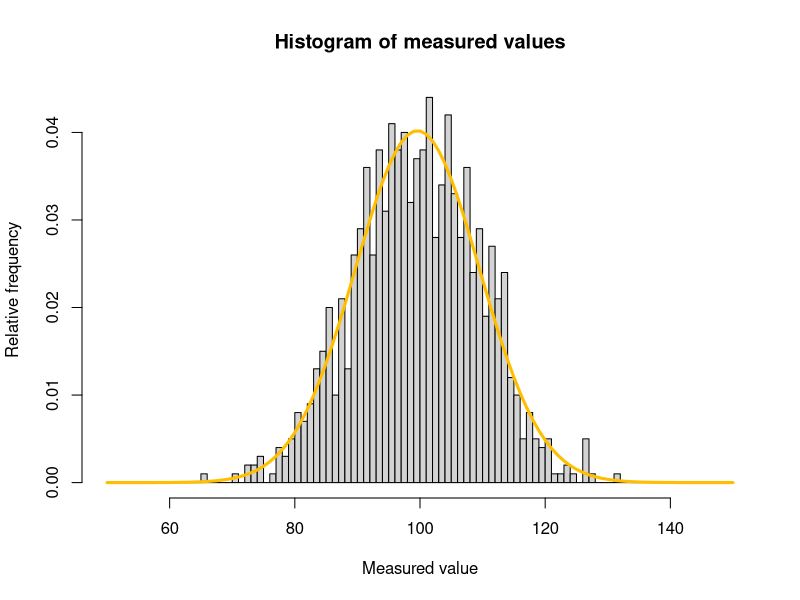

Here is the R script that generated this plot:
# Clear the working memory
rm(list = ls())

# Do a Shapiro-Wilk normality test on data known to follow a normal distribution
shapiro.test(rnorm(1000, mean = 5, sd = 3))
# Possible output:
#
# Shapiro-Wilk normality test
#
# data:  rnorm(1000, mean = 5, sd = 3)
# W = 0.998, p-value = 0.2915

# Do a Shapiro-Wilk normality test on data known to follow a uniform (non-normal) distribution
shapiro.test(runif(1000, min = 2, max = 4))
# Possible output:
# Shapiro-Wilk normality test
#
# data:  runif(1000, min = 2, max = 4)
# W = 0.9499, p-value < 2.2e-16


# Characterics of the normal distrubution
my_mean_expected = 100.0
my_sd_expected = 10.0

# Shapiro-Wilk must have between 3 and 5000 values
n_values = 1000

# Generate the xs, ys
my_ys = rnorm(n_values,my_mean_expected,my_sd_expected)


my_table <- data.frame(cbind(my_ys))
my_table

my_mean <- mean(my_table$my_ys)
my_sd <- sd(my_table$my_ys)

hist(
	my_table$my_ys,
	breaks = seq(50,150,1),
	freq=FALSE,
	main="Histogram of measured values",
	xlab="Measured value",
	ylab="Relative frequency"
)
curve(
	dnorm(x,mean=my_mean,sd=my_sd),
	col=rgb(1.0,0.75,0.0), #Orange
	lwd=3,
	add=TRUE
)

shapiro.test(my_table$my_ys)
# Shapiro-Wilk normality test
# 
# data:  my_table$my_ys_measured
# W = 0.998, p-value = 0.3031

shapiro.test(my_table$my_ys)
# Shapiro-Wilk normality test
# 
# data:  my_table$my_ys_expected
# W = 0.9984, p-value = 0.4669

# Conclusions:
# p: the chance the data follows a normal distribution
# p <  0.05: reject that data does follow a normal distribution
# p >= 0.05: cannot reject that data does follow a normal distribution, 
#            or: 'data probably follows a normal distribution'

